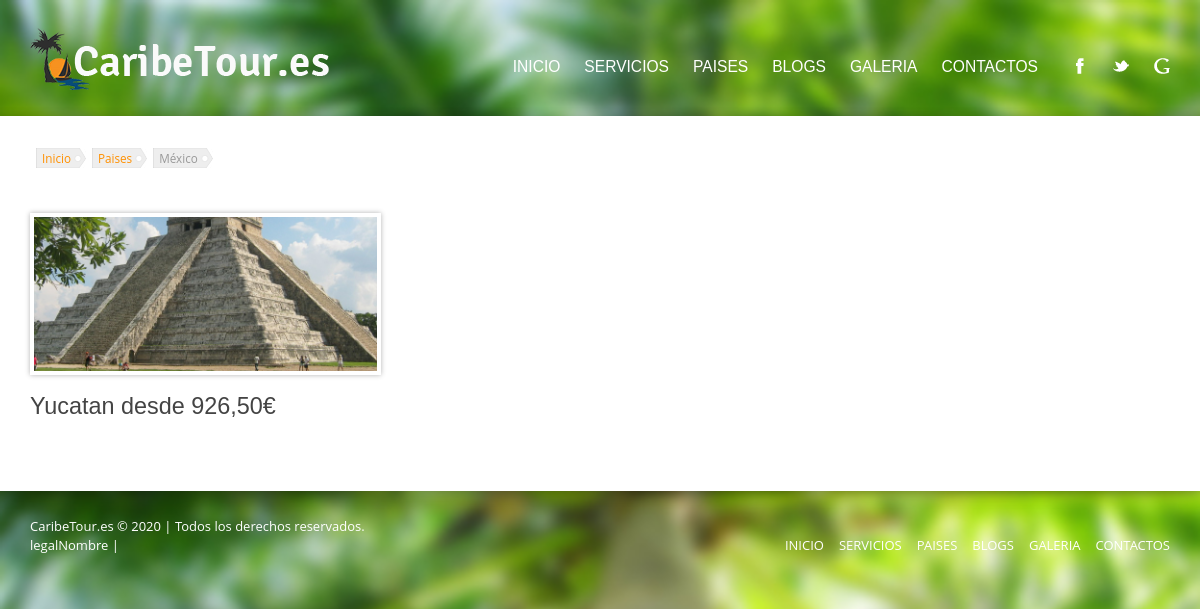
Page /paises/mexico on the committed database.
### tables this page shows
CREATE TABLE IF NOT EXISTS `categorias` (
  `idCategoria` int(11) NOT NULL AUTO_INCREMENT,
  `idCategoriaPadre` int(11) NOT NULL DEFAULT '0',
  `nombre` varchar(50) NOT NULL,
  `slug` varchar(50) NOT NULL,
  `descripcion` text,
  `idEstado` int(11) NOT NULL,
  `srcImagen` varchar(255) DEFAULT NULL,
  PRIMARY KEY (`idCategoria`)
);

CREATE TABLE IF NOT EXISTS `producto_fecha_ref` (
  `idProductoFechaRef` int(11) NOT NULL AUTO_INCREMENT,
  `idProducto` int(11) NOT NULL,
  `idFechaSalida` int(11) DEFAULT NULL,
  `idFechaVuelta` int(11) DEFAULT NULL,
  `precioProveedor` double DEFAULT NULL,
  `comision` int(11) DEFAULT NULL,
  PRIMARY KEY (`idProductoFechaRef`)
);

### AutoLoader/autoLoader.php (called while the page is built, shortened)
<?php
if (!function_exists('autoLoader')) {
    function autoLoader($class) {
        $siteRoot = SITE_ROOT;
        $currentDir = "./";
        $classFile = $class . '.php';
        $fullPath = $currentDir . "/" . $classFile;
        $clasWasFound = false;
        $principalDirectories = [
            'Conexion', 'Controlador', 'Modelo', 'Util', 'Modelo/dto',
            'bundle/formCreator1.0.0'
        ];
        $i = 0;
        while (!$clasWasFound and isset($principalDirectories[$i])){
            $path = $siteRoot. "/" . $principalDirectories[$i] . "/" .$classFile;
            if (is_file($path)) {
                $clasWasFound = true;
            }
            if(!$clasWasFound){
                $path = $siteRoot. "/" . $principalDirectories[$i] . "/base/" .$classFile;
                if (is_file($path)) {
                    $clasWasFound = true;
                }
            }
            $i++;
        }
    }
}

### Controlador/CategoriaController.php (called while the page is built, shortened)
<?php
class CategoriaController extends CategoriaBaseController {
    public function getCategoriaById(int $idCategoria)
    {
        $categoria = null;
        $categoriaC = new CategoriaController;
        $filtros = [['idCategoria', $idCategoria]];
        $categoriaList = $categoriaC->select($filtros);
        if(isset($categoriaList[0])){
            $categoria = $categoriaList[0];
        }
        return $categoria;
    }
    public function getCategoriaBySlug(string $slug)
    {
        $slug = strtolower($slug);
        $categoria = null;
        $categoriaC = new CategoriaController;
        $filtros = [['slug', $slug]];
        $categoriaList = $categoriaC->select($filtros);
        if(isset($categoriaList[0])){
            $categoria = $categoriaList[0];
        }
        return $categoria;
    }
}

### Controlador/base/CategoriaBaseController.php (called while the page is built, shortened)
<?php
abstract class CategoriaBaseController extends BaseController {
    public function select(array $filtros = [], array $ordenados = [], array $limitar = [], array $agrupar = []): array {
        try{
            $sql = "SELECT idCategoria, idCategoriaPadre, nombre, slug, descripcion, idEstado, srcImagen
            FROM categorias";
            $ret = [];
            $rows = $this->query($sql, $filtros, $ordenados, $limitar, $agrupar);
            if(!empty($rows)){
                foreach($rows as $row){
                    $ret[] = new Categoria($row->idCategoria, $row->idCategoriaPadre, $row->nombre, $row->slug, $row->descripcion, $row->idEstado, $row->srcImagen);
                }
            }
            return $ret;
        } catch (Exception $ex){
            echo "[ERROR] -> {$ex->getMessage()} [ERROR CODE] -> {$ex->getCode()}";
        }
    }
}

### Controlador/base/BaseController.php (called while the page is built, shortened)
<?php
abstract class BaseController {
   protected $parameters = [];
    protected function filterSqlPrepare(array $filters): string {
        $sql = "";
        $this->parameters = [];
        if(!empty($filters)){
            $sql .= " WHERE TRUE";
            $i = 1;
            $p = 'p';
            foreach($filters as $filter){
            	$field = $filter[0];
                $comparator = isset($filter[2]) ? strtoupper(trim($filter[2])) : "=";
            	$value = "LIKE" == $comparator ? "%{$filter[1]}%" : $filter[1];
                $united = (isset($filter[3]) && is_string($filter[3])) ? strtoupper($filter[3]) : 'AND';
                if('IN' != $comparator) {
                    $binParam = $p.$i;
                    $sql .= " $united {$field} {$comparator} :{$binParam}";
                    $this->parameters[$binParam] = $value;
                }
                $i++;
            }
        }
        return $sql;
    }
    protected function groupSqlPrepare(array $groupList){
        $ret = "";
        if(!empty($groupList)){
            $ret .=" GROUP BY ".implode(', ', $groupList);
        }
        return $ret;
    }
    protected function orderSqlPrepare(array $orderList): string {
       $ret = "";
       if(!empty($orderList)){
           $sql = [];
           foreach($orderList as $order){
               $sql[] = isset($order[1]) ? $order[0].' '.strtoupper($order[1]) : $order[0];
           }
           $ret .=" ORDER BY ".implode(', ', $sql);
       }
       return $ret;
    }
    protected function limitSqlPrepare(array $limit): string {
        $sql = "";
        if(!empty($limit)){
            $sql .= " LIMIT ";
            $sql .= isset($limit[1]) ? $limit[0].", ".$limit[1] : $limit[0];
        }
        return $sql;
    }
    protected function query(string $sql, array $filtros = [], array $ordenados = [], array $limitar = [], array $agrupar = []): array {
        try{
            $sql .= $this->filterSqlPrepare($filtros);
            $sql .= $this->groupSqlPrepare($agrupar);
            $sql .= $this->orderSqlPrepare($ordenados);
            $sql .= $this->limitSqlPrepare($limitar);
            $conexion = new Conexion();
            $statement = $conexion->pdo()->prepare($sql);
            foreach($this->parameters as $key => $val){
		$statement->bindValue($key, $val);
            }
            $ret = [];
            if($statement->execute() and $statement->rowCount() > 0){
                $ret = $statement->fetchAll(PDO::FETCH_OBJ);
            }
            return $ret;
        } catch (Exception $ex){
            echo "[ERROR] -> {$ex->getMessage()} [ERROR CODE] -> {$ex->getCode()}";
        }
    }
}

### Conexion/Conexion.php (called while the page is built, shortened)
<?php
class Conexion {
    protected $conexion;
    public function __construct() {
        try {
            $this->conexion = new PDO("mysql:host=" . self::HOSTNAME . "; dbname=" . self::DATABASE, self::USER, self::PASSWORD);
            $this->conexion->setAttribute(PDO::ATTR_ERRMODE, PDO::ERRMODE_EXCEPTION);
            $this->conexion->exec("SET CHARACTER SET utf8");
        } catch (Exception $e) {
            die("Fallo en la conexion: " . $e->GetMessage());
            exit();
        }
    }
    public function pdo() {
        return $this->conexion;
    }
}

### Modelo/base/CategoriaBase.php (called while the page is built, shortened)
<?php
abstract class CategoriaBase extends ModelBase {
    protected $nombre;
    protected $slug;
    protected $srcImagen;
    public function getNombre(){ return $this->nombre; }
    public function getSlug(){ return $this->slug; }
    public function getSrcImagen(){ return $this->srcImagen; }
    public function setIdCategoria($idCategoria = 0){
        $this->idCategoria = (int) $idCategoria; return $this;
    }
    public function setIdCategoriaPadre($idCategoriaPadre = 0){
        $this->idCategoriaPadre = (int) $idCategoriaPadre; return $this;
    }
    public function setNombre($nombre = ''){
        $this->nombre = (string) $nombre; return $this;
    }
    public function setSlug($slug = ''){
        $this->slug = (string) $slug; return $this;
    }
    public function setDescripcion($descripcion = ''){
        $this->descripcion = (string) $descripcion; return $this;
    }
    public function setIdEstado($idEstado = 0){
        $this->idEstado = (int) $idEstado; return $this;
    }
    public function setSrcImagen($srcImagen = ''){
        $this->srcImagen = (string) $srcImagen; return $this;
    }
}

### Controlador/ProductoController.php (called while the page is built, shortened)
<?php
class ProductoController extends ProductoBaseController {
    public function getProductoFechaRefPDO(array $filtros = [], array $ordenados = [], array $limitar = [], array $agrupar = []): array
    {
        $sql = "SELECT * FROM v_producto_fecha_ref";
        $ret = [];
        $rows = $this->query($sql, $filtros, $ordenados, $limitar, $agrupar);
        foreach($rows as $row){
            $ret[] = new ProductoFechaDTO($row->idProductoFechaRef, $row->idProducto, $row->idFechaSalida, $row->precioProveedor, $row->comision, $row->producto, $row->idCategoria, $row->categoria, $row->idCategoriaPadre, $row->catPadre, $row->fsalida, $row->terminalSalida, $row->terminalDestino, $row->tasasSalida, $row->tasasDestino, $row->idFechaVuelta, $row->fvuelta, $row->terminalSalidaV, $row->terminalDestinoV, $row->tasasSalidaV, $row->tasasDestinoV);
        }
        return $ret;
    }
}

### Modelo/Categoria.php (called while the page is built, shortened)
<?php
class Categoria extends CategoriaBase {
    public function getPrecioMasBajo(bool $sumaComicion = true, bool $byCatPadre = false)
    {
        $ret = 0;
        $idCategoria = $this->getIdCategoria();
        $id = "idCategoria";
        $filtros = [
            [$id, $idCategoria],
            ['fsalida', date('Y-m-d'), '>=']
        ];
        $ordenados = [['precioProveedor']];
        $limitar = [1];
        $productoC = new ProductoController;
        $productoFechaRefs = $productoC->getProductoFechaRefPDO($filtros, $ordenados, $limitar);
        if(!empty($productoFechaRefs)){
            $precio = $productoFechaRefs[0]->getPrecioProveedor();
            if($sumaComicion){
                $comision = $productoFechaRefs[0]->getComision();
                $precio += ($precio * $comision) / 100;
            }
            $ret = $precio;
        }
        return number_format($ret, $decimals = 2, ",", ".");
    }
}

### vista/frontend/categorias.php (the view, shortened to what this page needs)
<?php
require_once "../../AutoLoader/autoLoader.php";
$slugCatPadre = $_GET['slugCat'];
$catPadreNombre = ucfirst($slugCatPadre);
$productoC = new ProductoController;
$categoriaC = new CategoriaController;
$categoriaList = [];
if  (
    isset($slugCatPadre) and
    $slugCatPadre != "" and
    $categoriaPadre = $categoriaC->getCategoriaBySlug($slugCatPadre)
    ){
    $catPadreNombre = $categoriaPadre->getNombre();
    $idCategoriaPadre = $categoriaPadre->getIdCategoria();
    $filtros = [
        ['idCategoriaPadre', $idCategoriaPadre],
        ['fsalida', date('Y-m-d'), '>=']
    ];
    $ordenados = [['idCategoriaPadre'], ['precioProveedor']];
    $limitar = [];
    $agrupar = ['idCategoria'];
    $categoriaList = $productoC->getProductoFechaRefPDO($filtros, $ordenados, $limitar, $agrupar);
}
?>
<!DOCTYPE html>
<html lang="es-ES">
    <head>
        <link rel='stylesheet' id='colorbox-css'  href='<?=PATHFRONTEND ?>css/colorbox.css?ver=3.7.1' type='text/css' media='all' />
        <link rel='stylesheet' id='jquery-ui-datepicker-css'  href='<?=PATHFRONTEND ?>css/datepicker.css?ver=3.7.1' type='text/css' media='all' />
        <link rel='stylesheet' id='general-css'  href='<?=PATHFRONTEND ?>css/style.css?ver=3.7.1' type='text/css' media='all' />
    </head>
    <body class="home page page-id-96 page-template-default">
        <div class="container site-container">
            <header class="container site-header">
                <div class="substrate top-substrate">
                    <?php include('includes/imgSiteBg.php') ?>
                </div>
                <?php include("includes/header.php");?>
                <div class="block-background header-background"></div>
            </header>
            <section class="container site-content">
                <div class="miga" id="breadcrumb">
                    <div class="breadcrumb">
                        <a hreflang="es" type="text/html" charset="iso-8859-1" href="inicio" rel="tag" title="Inicio">Inicio</a>
                    </div>
                    <div class="breadcrumb">
                            <a hreflang="es" type="text/html" charset="iso-8859-1" href="paises" rel="tag" title="Paises">Paises</a>
                    </div>
                    <div class="breadcrumb">
                        <?= $catPadreNombre ?>
                    </div>
                </div>
                <div class="row">
                    <?php
                    foreach($categoriaList as $utilCategoria){
                        $idCategoria = $utilCategoria->getIdCategoria();
                        $categoria = $categoriaC->getCategoriaById($idCategoria);
                        $precioMasBajo = $categoria->getPrecioMasBajo();
                        $last = "";
                    ?>
                    <div class="fourcol column <?= $last ?>">
                        <div class="featured-blog">
                            <article class="post type-post status-publish format-standard category-<?= $categoria->getSlug() ?> tag-<?= $categoria->getSlug() ?> tag-caribe">
                                <div class="featured-image">
                                    <a hreflang="es" type="text/html" charset="iso-8859-1" href="paises/<?= $slugCatPadre ?>/<?= $categoria->getSlug() ?>">
                                        <img width="440" height="299" src="<?=PATHFRONTEND ?>img/<?= $categoria->getSrcImagen() ?>" class="attachment-normal wp-post-image" alt="<?= $categoria->getNombre() ?>" title="<?= $categoria->getNombre() ?>" />
                                    </a>
                                </div>
                                <div class="post-content">
                                    <h2 class="post-title">
                                        <a hreflang="es" type="text/html" charset="iso-8859-1" href="paises/<?= $slugCatPadre ?>/<?= $categoria->getSlug() ?>" title="<?= $categoria->getNombre() ?>">
                                            <?= $categoria->getNombre() ?> desde <?= $precioMasBajo ?>&euro;
                                        </a>
                                    </h2>
                                    <p>&nbsp;</p>
                                </div>
                            </article>
                        </div>
                    </div>
                    <?php } ?>
                </div>
            </section>
            <?php include("includes/footer.php");?>
            <div class="substrate bottom-substrate">
                <?php include('includes/imgSiteBg.php') ?>
            </div>
        </div>
    </body>
</html>

### rows in the picture
categorias: nombre "México"
producto_fecha_ref: categorias.srcImagen (picture), categorias.nombre "Yucatan", precioMasBajo "926,50"
